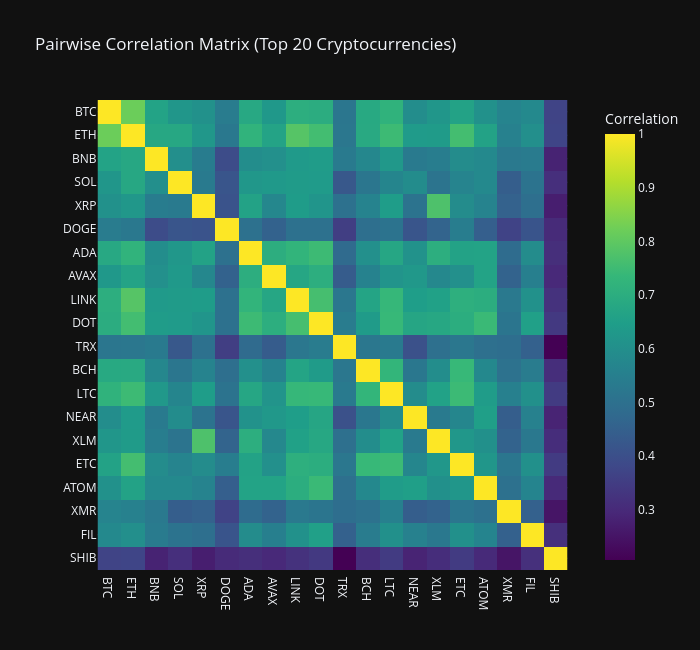

The code cell stored with this chart in its notebook:
### Markdown cell above
## 4. Cross-Asset Correlation Heatmap

Let's visualize the pairwise correlation matrix across all 20 cryptocurrencies.

### Code cell
all_active_mask = active_mask.numpy().all(axis=1)
corr_matrix = log_returns_df.loc[all_active_mask].corr()

fig_corr = px.imshow(
    corr_matrix,
    x=asset_names,
    y=asset_names,
    color_continuous_scale="Viridis",
    title="Pairwise Correlation Matrix (Top 20 Cryptocurrencies)",
    labels=dict(color="Correlation")
)
fig_corr.update_layout(template="plotly_dark", width=700, height=650)
fig_corr.show()

### Figure 1 — Plotly figure (JSON) as saved in the notebook; plotly's stock layout.template omitted (floating-point values rounded to 4 significant figures; data arrays with more than 128 entries replaced by an {"elided": "..."} marker saying what was removed)
{"data": [{"coloraxis": "coloraxis", "hovertemplate": "x: %{x}<br>y: %{y}<br>Correlation: %{z}<extra></extra>", "name": "0", "type": "heatmap", "x": ["BTC", "ETH", "BNB", "SOL", "XRP", "DOGE", "ADA", "AVAX", "LINK", "DOT", "TRX", "BCH", "LTC", "NEAR", "XLM", "ETC", "ATOM", "XMR", "FIL", "SHIB"], "xaxis": "x", "y": ["BTC", "ETH", "BNB", "SOL", "XRP", "DOGE", "ADA", "AVAX", "LINK", "DOT", "TRX", "BCH", "LTC", "NEAR", "XLM", "ETC", "ATOM", "XMR", "FIL", "SHIB"], "yaxis": "y", "z": {"elided": "20x20 float values"}}], "layout": {"coloraxis": {"autocolorscale": false, "colorbar": {"title": {"text": "Correlation"}}, "colorscale": [[0, "#440154"], [0.1111, "#482878"], [0.2222, "#3e4989"], [0.3333, "#31688e"], [0.4444, "#26828e"], [0.5556, "#1f9e89"], [0.6667, "#35b779"], [0.7778, "#6ece58"], [0.8889, "#b5de2b"], [1, "#fde725"]]}, "height": 650, "title": {"text": "Pairwise Correlation Matrix (Top 20 Cryptocurrencies)"}, "width": 700, "xaxis": {"anchor": "y", "constrain": "domain", "domain": [0, 1], "scaleanchor": "y"}, "yaxis": {"anchor": "x", "autorange": "reversed", "constrain": "domain", "domain": [0, 1]}}}
